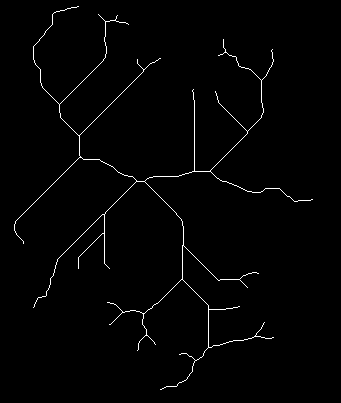
#> input picture Project_Files/MAPS/Lake_Murray_Map_Skeletons/e_d_murray_skeleton.png, 341 x 403 px; the run also reads 1 picture not shown here
$ jupyter execute locate_nodes.ipynb   (shell and % lines are left out)
#> lines starting #> are read from the running program, lines starting #| are printed output that depends on the picture; after the words box and inside, x2 and y2 are one past the last pixel; in counts of white or black regions, pixels touching at a corner belong together; long printed decimals are rounded
[cell 1]
import cv2
import matplotlib.pyplot as plt

[cell 2]
def locate_nodes(path_to_image):
#read 3D rbg image as 2D greyscale nparray
    print("be sure you are pathing to a skeleton for locate_nodes")
    blobs = cv2.imread(cv2.samples.findFile(path_to_image),0)
#> blobs: shape (403, 341); 1.3% white in thin lines or dots, all inside (x1, y1, x2, y2) = (14, 6, 313, 390)
    # last parameter 0 = greyscale 1 = color -1 = unchanged

    #convert data from int to np bool
    blobs = blobs > 127
    # plt.imshow(blobs)
    #blobs is now a (540,960) 2 D array

    print("(ydim , xdim) == ",blobs.shape)
#| (ydim , xdim) ==  (403, 341)

    ydim = blobs.shape[0] #num rows 540
#> ydim = 403
    xdim = blobs.shape[1] #num columns 960
#> xdim = 341


    # measure some skeleton metrics down here
    sum_local_neighbors = 0 #number of adjacent skeleton pixels
    sum_num_nodes = 0 #total number pixels that are of nodes of the skeleton
    sum_num_edges = 0 #total number pixels that are of edges ots
    sum_num_endpoints = 0 #total number of pixels that are end points of the skeleton
    sum_num_islands = 0 #total number of pixels that are isolated
    sum_points_length = 0 #total number of skeleton pixels aka length of skeleton

    total_num_edgelines = 0 #how many actual edges are there in the network

    #lets make a bunch of arrays storing : node locations, endpoint locations, edge locations,island locations
    node_locations = []
    edge_locations = []
    endpoint_locations = []
    island_locations = []

    total_skeleton = []
    #here we are going to find the nodes and edges and endpoints

    for row in range(0,ydim): #iterate through rows
        for col in range(0,xdim): #iterate through columns

            if blobs[row][col] == True: #if pixel is skeleton add 1 to length of skeleton
                sum_points_length +=1

                #find the sum of the local neighbors included in the skeleton (including self): 1 = solo ,2= endpoint, 3 = edge , 4+ = node
                for i in range(0,3):
                    for j in range(0,3):
                        try: #this because there may be points on the edge of the picture
                            sum_local_neighbors += int(blobs[row + i - 1 ][col + j - 1 ])
                        except:
                            pass

                #HEY JUST SO YOU KNOW: here I switch formats from (y,x) to (x,y) just to make things more confusing

                #figure out num nodes endpoints and edges
                if sum_local_neighbors == 4: #if node
                    node_locations.append([col,row])
                    sum_num_nodes += 1
                    total_num_edgelines += sum_local_neighbors -1 #count connection points (-1 to remove self counting)
                elif sum_local_neighbors == 3: # if edge
                    edge_locations.append([col,row])
                    sum_num_edges += 1
                elif sum_local_neighbors == 2: # if endpoint
                    endpoint_locations.append([col,row])
                    sum_num_endpoints += 1
                    total_num_edgelines += sum_local_neighbors -1 #count connection points (-1 to remove self counting)
                else: #if island
                    island_locations.append([col,row])
                    print("isolated point at (x,y)", col, row)
                    sum_num_islands +=1
                total_skeleton.append([col,row])
                #reset counter
                sum_local_neighbors = 0
#> after the loop, edge_locations = 1710 pairs, first value 14 to 311, second value 6 to 389; endpoint_locations = 27 pairs, first value 23 to 312, second value 6 to 389; island_locations = [[225, 51], [80, 156], [194, 170], [103, 233], [183, 245], [209, 309], [143, 314], [146, 334], [255, 335]]; node_locations = 63 pairs, first value 59 to 261, second value 19 to 360; sum_num_edges = 1710; sum_num_endpoints = 27; sum_num_islands = 9; sum_num_nodes = 63; sum_points_length = 1809; total_num_edgelines = 216; total_skeleton = 1809 pairs, first value 14 to 312, second value 6 to 389

    #error check
    if sum_num_nodes + sum_num_edges + sum_num_endpoints + sum_num_islands == sum_points_length & len(total_skeleton) == sum_points_length:
        print("No errors detected")
    else:
        print("f*&!")

    total_num_edgelines = total_num_edgelines / 2 #because each edge has two endpoints
#> total_num_edgelines = 108
    print("this skeleton has {0} edge lines, {1} nodes, {2} endpoints, and {3} islands. \nthe skeleton is of length {4} pixels.".format(total_num_edgelines , sum_num_nodes, sum_num_endpoints, sum_num_islands, sum_points_length))
#| this skeleton has 108.0 edge lines, 63 nodes, 27 endpoints, and 9 islands.
#| the skeleton is of length 1809 pixels.

    print("the edgelines are of average length {0}, .".format( sum_num_edges / total_num_edgelines))
#| the edgelines are of average length 15.833, .

    print("this function returns total_skeleton, nodes, edges, endpoints, and island's locations in (x,y) coordinate form")
    return total_skeleton,node_locations,edge_locations,endpoint_locations,island_locations

[cell 3]
def open_image(path):
    try:
        image = cv2.imread(path, 0) # Reading an image in grayscale mode
        print("found image at : " , path)
    except:
        print("couldn't find image at : ", path)
    return(image)

def show_image(image):
    plt.imshow(image, cmap='gray') #map the image to black and white, white representing the line
    plt.show()
    print("Plotted")

[cell 4]
path = r'../MAPS/Lake_Murray_Map_Skeletons/e_d_murray_skeleton.png'
total_skeleton,node_locations,edge_locations,endpoint_locations,island_locations = locate_nodes(path)

path = r'e_d_murray_skeleton.png'
image = open_image(path)

print(endpoint_locations[0])
#| [78, 6]

[cell 5]
# draw image
plt.imshow(image, cmap='gray')
plt.plot(endpoint_locations[0][0],endpoint_locations[0][1], marker = '.' , markersize=10) #------------------------ for future jason :

######### hey so you need to figure out what is wrong with locate nodes
#then finish the trimming
#therefore : compare to the endpoints of each edge, see if you can identify which ones are nodes and which one are endpoints which can be trimmed


#  --------------------------------------------------------------------------------------------
# print(type(island_locations[0,0]))
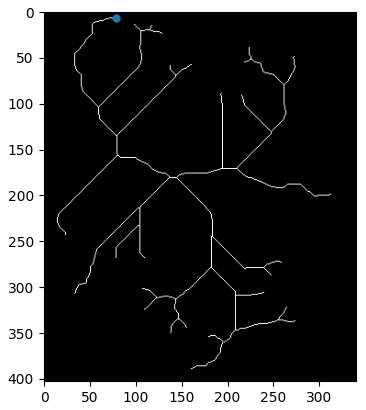
#> figure drawn by matplotlib, 1 panel

[cell 6]
for i in range(0,len(endpoint_locations)):
    # draw image
    print(endpoint_locations[i])
    print(type(endpoint_locations[i]))
    plt.imshow(image, cmap='gray')
    plt.plot(endpoint_locations[i][0],endpoint_locations[i][1], marker = '.' , markersize=2) #------------------------ for future jason :
#> this loop made 27 passes
#> (printed output is left out)

    ######### hey so you need to figure out what is wrong with locate nodes
    #then finish the trimming
    #therefore : compare to the endpoints of each edge, see if you can identify which ones are nodes and which one are endpoints which can be trimmed


    #  --------------------------------------------------------------------------------------------
    # print(type(island_locations[0,0]))

[cell 7]
for i in range(0,len(island_locations)):
    # draw image
    plt.imshow(image, cmap='gray')
    plt.plot(island_locations[i][0],island_locations[i][1], marker = '.' , markersize=10) #------------------------ for future jason :
#> this loop made 9 passes

    ######### hey so you need to figure out what is wrong with locate nodes
    #then finish the trimming
    #therefore : compare to the endpoints of each edge, see if you can identify which ones are nodes and which one are endpoints which can be trimmed


    #  --------------------------------------------------------------------------------------------
    # print(type(island_locations[0,0]))

[cell 8]
for i in range(0,len(node_locations)):
    # draw image
    plt.imshow(image, cmap='gray')
    plt.plot(node_locations[i][0],node_locations[i][1], marker = '.' , markersize=3) #------------------------ for future jason :
#> this loop made 63 passes

    ######### hey so you need to figure out what is wrong with locate nodes
    #then finish the trimming
    #therefore : compare to the endpoints of each edge, see if you can identify which ones are nodes and which one are endpoints which can be trimmed


    #  --------------------------------------------------------------------------------------------
    # print(type(island_locations[0,0]))
